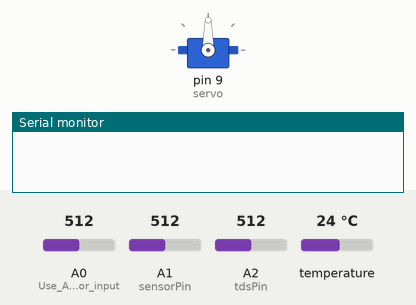
A sketch run on a simulated Arduino Mega 2560, built with avr-gcc and run on an emulated ATmega2560. On the bench: servo, the last lines printed to the serial monitor. Inputs (shaded band) come from the test bench; at power-on: A0 (Use_A0_for_sensor_input) = 512, A1 (sensorPin) = 512, A2 (tdsPin) = 512, temperature 24 °C.

Above: at 0.15 s.
At 1.9 s:
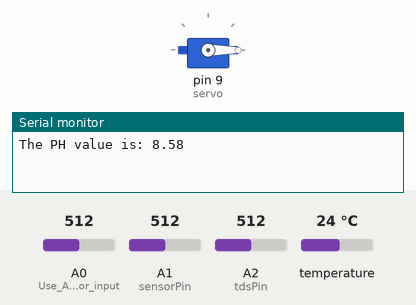
At 3.7 s:
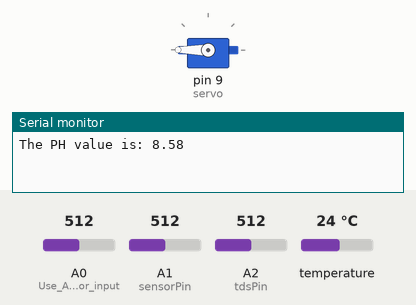
Timing chart, 0 to 10.0 s (numbered marks = the images above):
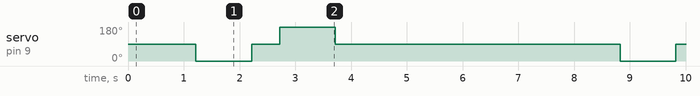

The sketch:

final_code_4.ino
```cpp
//ph intiallization
#define Vref 3.3  // Nano RP2040 Connect operates at 3.3V
unsigned long int avgValue;
float pH;
//servo initiallization
#include <Servo.h>  // Include the Servo library
Servo servo;  // Create a servo object to control a continuous rotation servo
//tds initiallization
#define SERIAL Serial
#define tdsPin A2
int sensorValue = 0;
float tdsValue = 0;
float Voltage = 0;
//temperature initiallization
#include <OneWire.h>
#include <DallasTemperature.h>
  // Data wire is plugged into digital pin 2 on the Arduino
#define ONE_WIRE_BUS 2
  // Setup a oneWire instance to communicate with any OneWire device
OneWire oneWire(ONE_WIRE_BUS);
  // Pass oneWire reference to DallasTemperature library
DallasTemperature sensors(&oneWire);
//turbidity initiallization
int sensorPin = A1;
float volt;
float ntu;
//ultrasonic initiallization
#define RX_PIN 1  // RX pin of the A02YYUW connected to TX1 (D1) of Arduino Nano RP2040 Connect
#define TX_PIN 0  // TX pin of the A02YYUW connected to RX1 (D0) of Arduino Nano RP2040 Connect
float Distance;

void setup()
{
    //ph setup
    Serial.begin(115200);
    pinMode(A0, INPUT);  // Use A0 for sensor input
    //servo setup
    servo.attach(9);     // Attach the servo to pin 9
    //tds setup
    //temperature setup
    sensors.begin();  // Start up the library
    //turbidity setup
    //ultrasonic setup
     // Start serial communication with the computer
     // Start serial communication with the ultrasonic sensor
    Serial1.begin(9600); // A02YYUW typically uses 9600 baud rate
      // Small delay to ensure sensor initialization
    delay(100);

}

void loop()
{
  //ph loop
  {
    float sensorValue;
    int buf[10];

    // Read 10 samples from the sensor for smoothing
    for (int i = 0; i < 10; i++)
    {
        buf[i] = analogRead(A0);  // Read sensor value from A0
        delay(10);
    }

    // Sort the buffer values from small to large
    for (int i = 0; i < 9; i++)
    {
        for (int j = i + 1; j < 10; j++)
        {
            if (buf[i] > buf[j])
            {
                int temp = buf[i];
                buf[i] = buf[j];
                buf[j] = temp;
            }
        }
    }

    avgValue = 0;

    // Take the average of the 6 center values for noise reduction
    for (int i = 2; i < 8; i++)
    {
        avgValue += buf[i];
    }

    sensorValue = avgValue / 6.0;  // Calculate the average sensor value

    // Print the raw analog value for monitoring
    //Serial.print("Raw analog value: ");
    //Serial.println(sensorValue);

    // Adjust the formula based on sensor calibration
    // The raw analog value for pH 7 is around 541, so we adjust the formula accordingly
    float phValue = 7 - 1000 * (sensorValue - 541) * Vref / 59.16 / 1023;  // Adjusted constant from 361 to 541

    // Print the calculated pH value
    Serial.print("The PH value is: ");
    Serial.println(phValue, 2);  // Print the pH value with 2 decimal places
    pH=phValue;

    delay(1000);
}
  //servo loop
{
  left();       // Call the function to rotate the servo left
  delay(1000);  // Delay for 1 second
  stopServo();  // Stop the servo
  delay(500);   // Delay for 0.5 seconds
  right();      // Call the function to rotate the servo right
  delay(1000);  // Delay for 1 second
  stopServo();  // Stop the servo
  delay(500);   // Delay for 0.5 seconds
}
  //tds loop
{
  sensorValue = analogRead(tdsPin);
  Voltage = sensorValue*5/1024.0; //Convert analog reading to Voltage
  tdsValue=(133.42*Voltage*Voltage*Voltage - 255.86*Voltage*Voltage + 857.39*Voltage)*0.5; //Convert voltage value to TDS value
  Serial.print("TDS Value = ");
  Serial.print(tdsValue);
  Serial.println(" ppm");
  delay(1000);
 }
  //temperature loop
 {
    // Send the command to get temperatures
  sensors.requestTemperatures();

  //print the temperature in Celsius
  Serial.print("Temperature: ");
  Serial.print(sensors.getTempCByIndex(0));
  Serial.print("°C  |  ");

  //print the temperature in Fahrenheit
  Serial.print((sensors.getTempCByIndex(0) * 9.0) / 5.0 + 32.0);
  Serial.println("°F");

  delay(500);
 }
 //turbidity loop
 {
  // Initialize the voltage variable
  volt = 0;

  // Sum the voltage readings from the turbidity sensor
  for(int i = 0; i < 800; i++)
  {
      volt += ((float)analogRead(sensorPin) / 1023) * 5;
  }

  // Average the voltage
  volt = volt / 800;

  // Calculate turbidity (NTU) based on voltage
  if(volt < 2.5)
  {
      ntu = 3000;
  }
  else if(volt>4.2)
  {
      ntu = 0;
  }
  else
  {
      ntu = -1120.4 * sq(volt) + 5742.3 * volt - 4353.8;
  }

  // Print the voltage and NTU value to the Serial Monitor
  //Serial.print("Voltage: ");
  //Serial.print(volt);
  //Serial.print(" V");

  Serial.print(" | Turbidity: ");
  Serial.print(ntu);
  Serial.println(" NTU");

  delay(1000); // Delay to make the readings more readable
}
  //ultrasonic loop
{
  // Request data from the ultrasonic sensor
  if (Serial1.available() >= 4) {
    uint8_t data[4];
    for (int i = 0; i < 4; i++) {
      data[i] = Serial1.read();
    }

    if (data[0] == 0xFF) { // Check for valid data frame
      uint16_t distance = (data[1] << 8) | data[2]; // Combine the high and low bytes
      if (distance < 7500) { // Range of the sensor in mm
        Serial.print("Distance: ");
        Serial.print(distance);
        Serial.println(" mm");
        Distance = distance;
      } else {
        Serial.println("Out of range");
      }
    }
  }

  delay(100); // Small delay to avoid flooding the sensor with requests
}
}


//servo declaration
void left() {
  servo.write(0);  // Rotate left (counterclockwise at maximum speed)
}

void right() {
  servo.write(180);  // Rotate right (clockwise at maximum speed)
}

void stopServo() {
  servo.write(90);  // Stop the servo
}
```

Measured:
- by itself, servo on pin 9 (servo): repeats every 7.6 s: 90° 0.50 s, 180° 1.0 s, 90° 5.1 s, 0° 1.0 s
